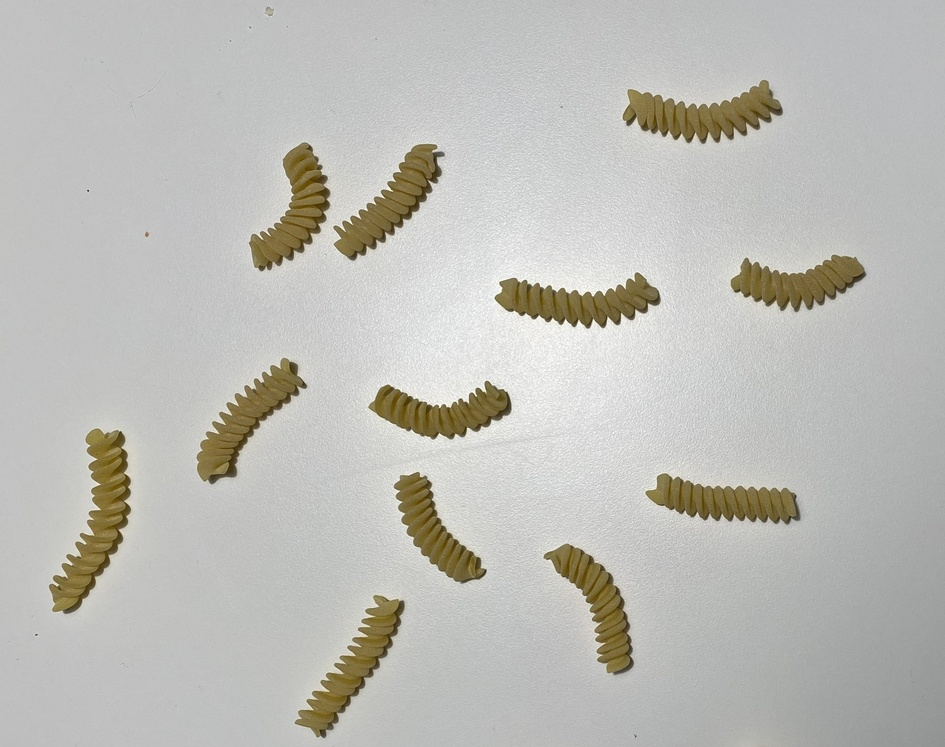
#> input picture makaroni.JPG, 945 x 747 px, shrunk from 2510 x 1985 before the run
$ python Object_Recognition.py
#> lines starting #> are read from the running program, lines starting #| are printed output that depends on the picture; after the words box and inside, x2 and y2 are one past the last pixel; in counts of white or black regions, pixels touching at a corner belong together
import numpy as np
import matplotlib.pyplot as plt
from skimage import io, filters, measure, morphology, color
from skimage.color import rgb2gray, label2rgb

plt.rcParams['figure.figsize'] = [8,5]
plt.rcParams['image.cmap'] = 'gray'

I = io.imread("makaroni.JPG")
#> I is the input picture: shape (747, 945, 3); mean R, G, B 189.1, 188.3, 183.2

if I.ndim == 3:
    I = rgb2gray(I)
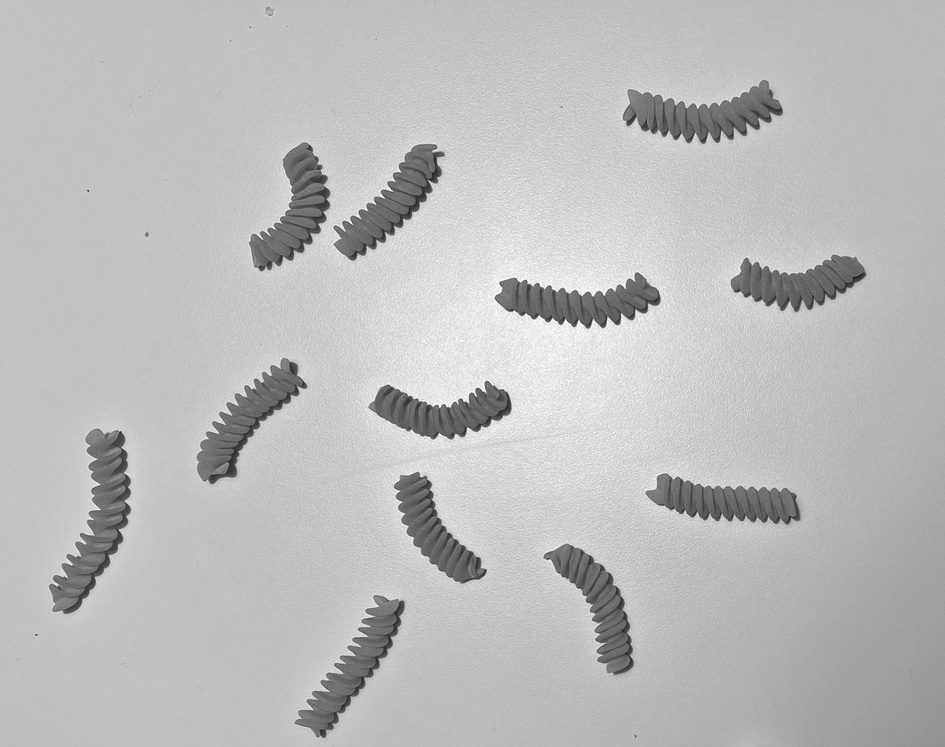
#> I: shape (747, 945) float64; min 0.115, max 1, mean 0.738

G = filters.gaussian(I, sigma=2)

thresh = filters.threshold_otsu(G)
#> thresh = 0.595

G_TH = G < thresh
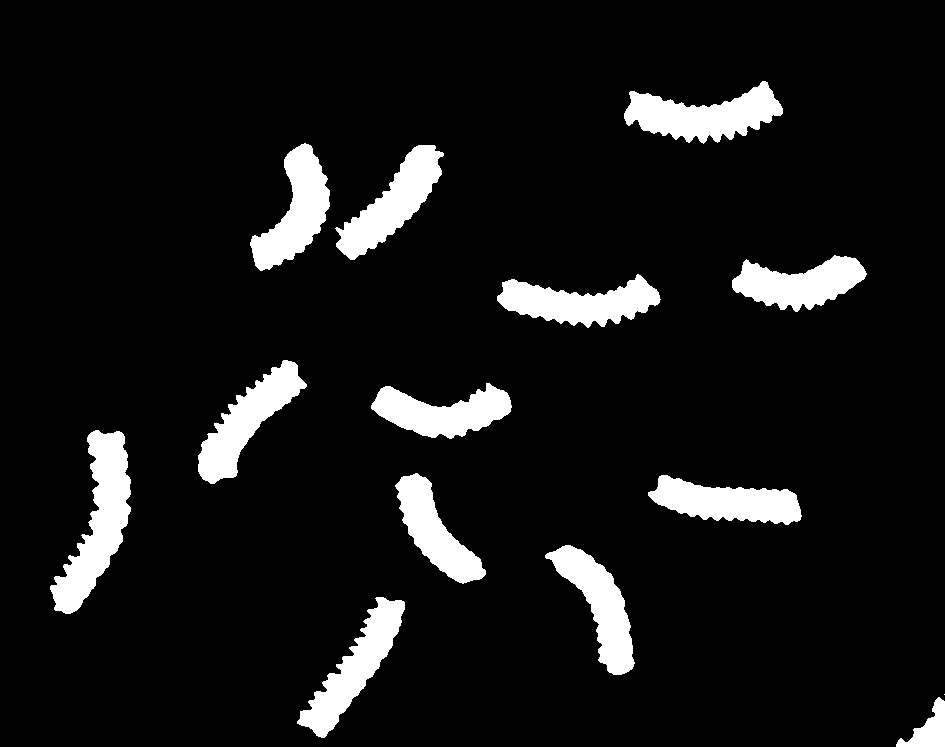
#> G_TH: shape (747, 945) bool; 8.5% white; 14 white regions (1 under 20 px), largest, box (x1, y1, x2, y2) and area: (50, 430, 131, 614) 6498, (624, 81, 783, 144) 5351, (297, 597, 405, 738) 4987

SE = morphology.disk(4)

cleaned = morphology.closing(G_TH, SE)
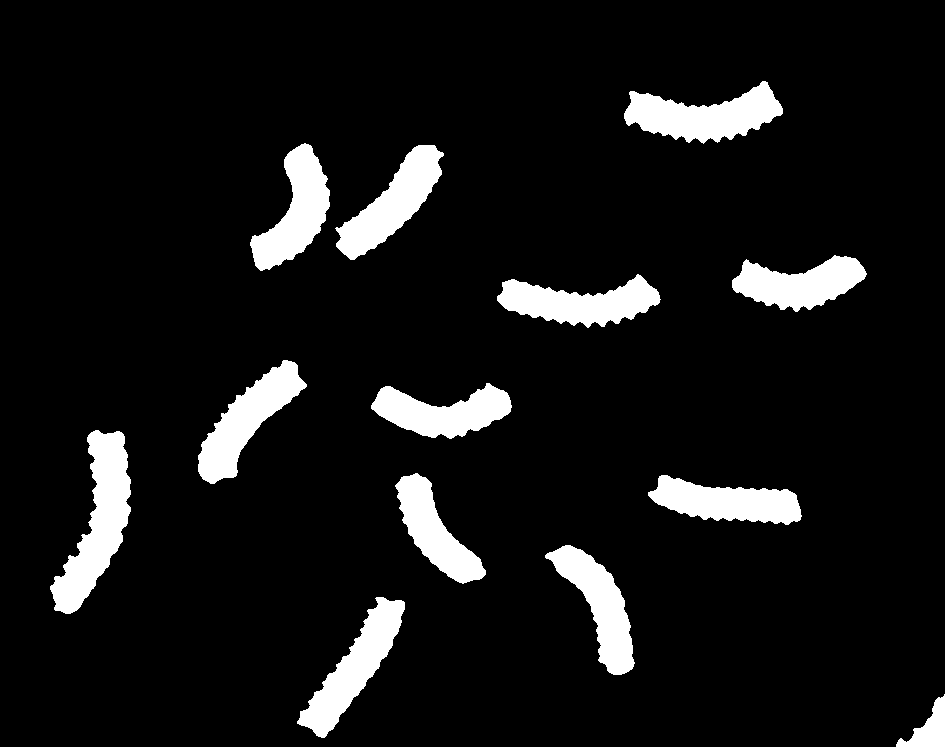
#> cleaned: shape (747, 945) bool; 8.6% white; 13 white regions, largest, box (x1, y1, x2, y2) and area: (50, 430, 131, 614) 6627, (624, 81, 783, 144) 5469, (297, 597, 405, 738) 5167
cleaned = morphology.opening(cleaned, SE)
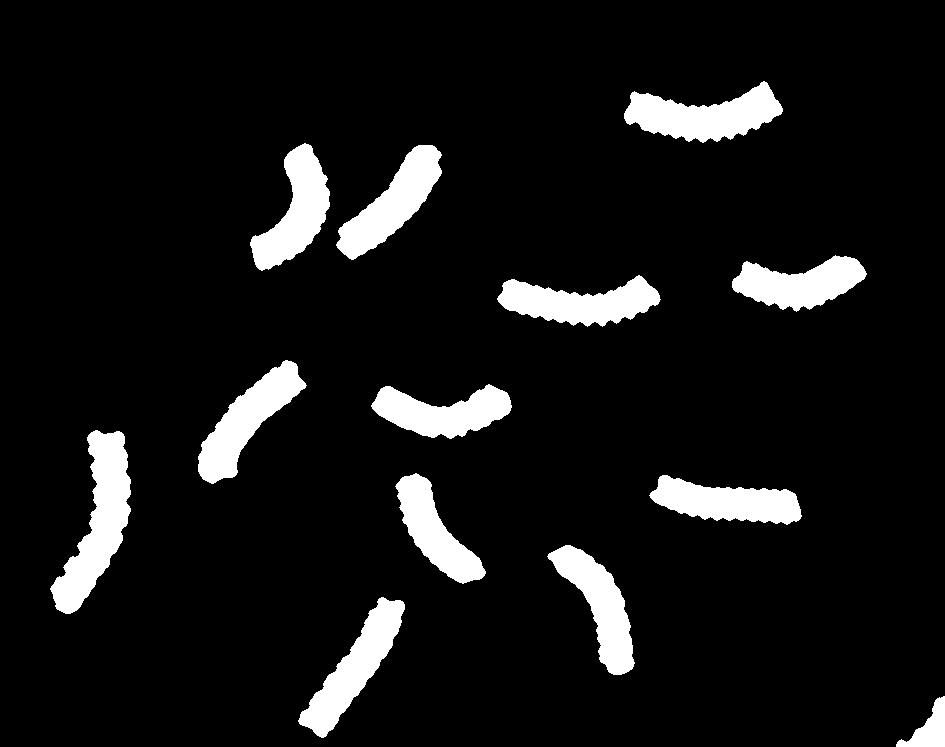
#> cleaned: shape (747, 945) bool; 8.5% white; 13 white regions
cleaned = morphology.remove_small_objects(cleaned, min_size=200)
cleaned = morphology.remove_small_holes(cleaned, area_threshold=300)

labels = measure.label(cleaned)
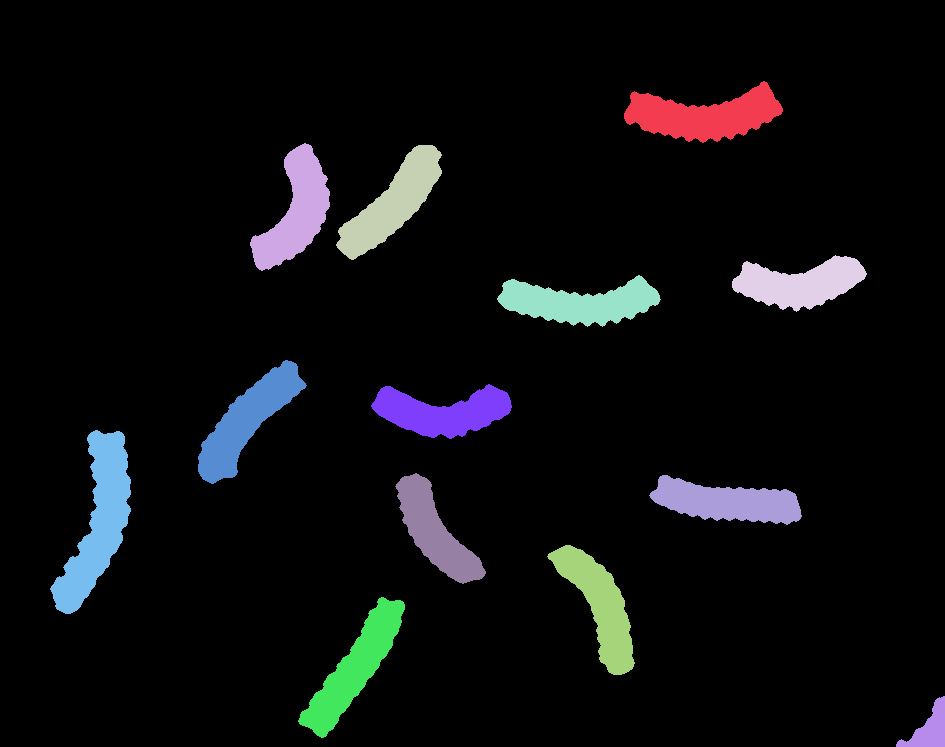
#> labels: shape (747, 945) int32; 14 distinct labels, from 0 to 13; one colour per label, 0 black
overlay = color.label2rgb(labels, image=I, bg_label=0)
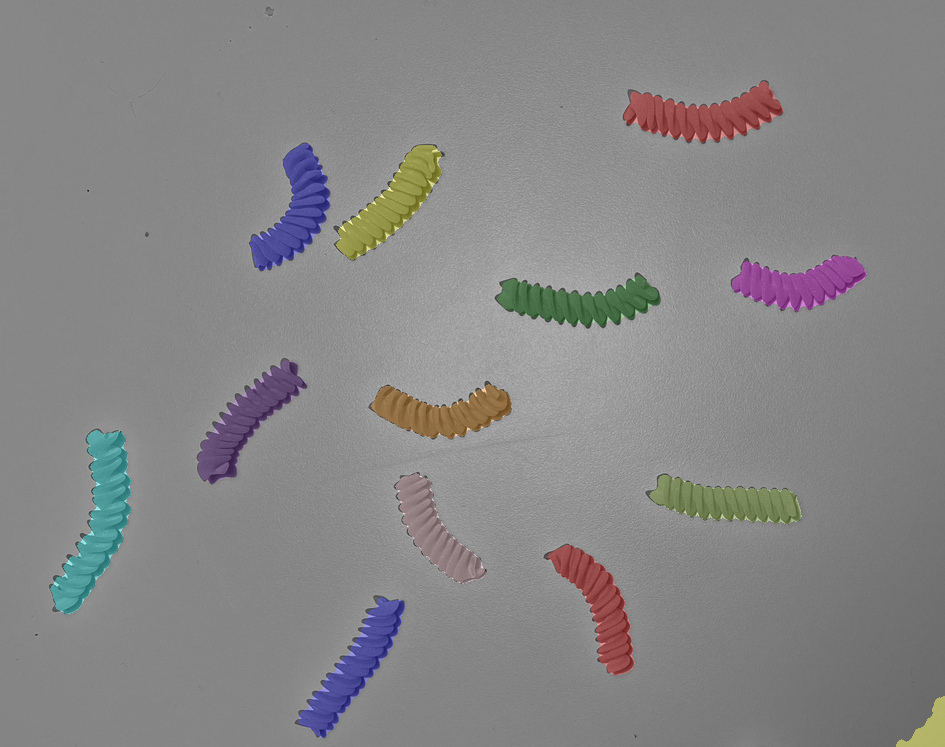
#> overlay: shape (747, 945, 3) float64; mean R, G, B 0.531, 0.527, 0.528

regions = measure.regionprops(labels)
#> regions = 13 regions; largest, box (x1, y1, x2, y2) and area: (50, 430, 131, 614) 6558, (624, 81, 783, 143) 5406, (298, 597, 405, 738) 5076, (198, 360, 307, 484) 5053, (336, 145, 442, 260) 4949
areas = np.array([r.area for r in regions], dtype=float)
#> areas = [5406, 4890, 4949, 4445, 4863, 5053, 4452, 6558, 4164, 4623, 4642, 5076, 1149]
areas = areas[areas >= 100]
min_area = max(100, 0.5 * np.median(areas))
#> min_area = 2431.5
regions = sorted([r for r in regions if r.area >= min_area], key=lambda r: (r.centroid[0], r.centroid[1]))
#> regions = 12 regions; largest, box (x1, y1, x2, y2) and area: (50, 430, 131, 614) 6558, (624, 81, 783, 143) 5406, (298, 597, 405, 738) 5076, (198, 360, 307, 484) 5053, (336, 145, 442, 260) 4949

plt.subplot(1,3,1)
plt.imshow(I)
plt.title("Original image")
plt.axis("off");

plt.subplot(1,3,2)
plt.imshow(I)
plt.contour(cleaned, color="red", linewidths=2)
plt.title("Original image with contours")
plt.axis("off");

ax = plt.subplot(1,3,3)
ax.imshow(overlay)
ax.set_title(f"Original image with coloured objects ({len(regions)})")
ax.axis("off");

i = 1
for r in regions:
    (y, x) = r.centroid
    ax.text(x, y, str(i), color="white")
    i += 1
#> this loop made 12 passes
#> (y, x) on passes 1 to 12: (115, 703.7), (203, 392.3), (211.2, 295.4), (283, 799.4), (302.1, 579.1), (411.7, 442.4), (420.5, 246.5), (501.6, 726.8), (521.7, 97.81), (531.4, 434.6), (605.4, 599.5), (667.6, 354.2)
#> after the loop, i = 13

plt.show()
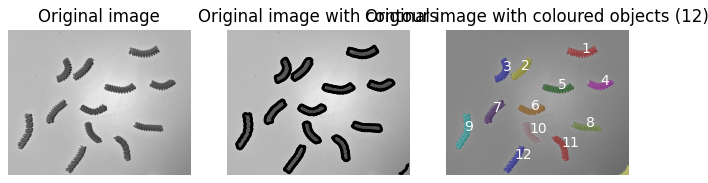
#> figure drawn by matplotlib, 3 panels
